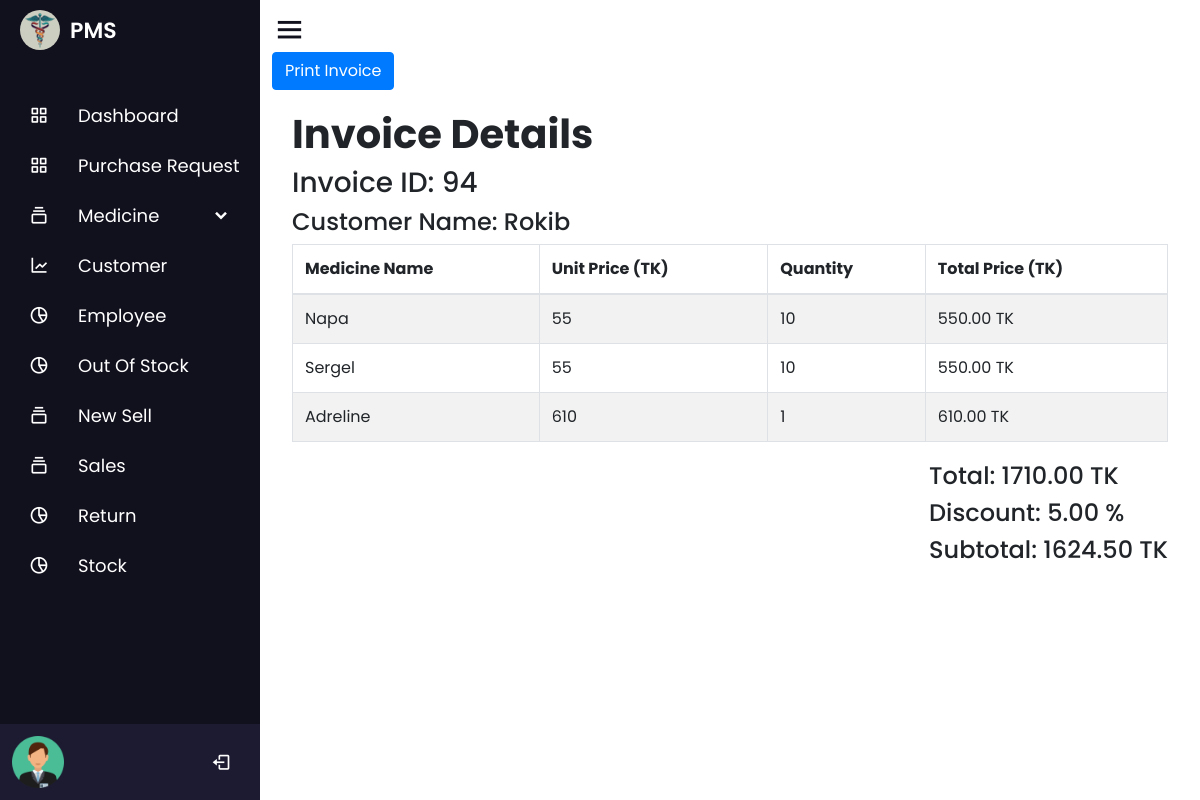
The page /invoice_details.php?invoice_id=94 on the database its author committed.
### tables this page shows
CREATE TABLE `customer` (
  `customer_id` int(11) NOT NULL,
  `customer_name` varchar(100) NOT NULL,
  `customer_email` varchar(100) NOT NULL,
  `customer_number` varchar(100) NOT NULL,
  `date` timestamp NOT NULL DEFAULT current_timestamp()
);

CREATE TABLE `invoices` (
  `invoice_id` int(11) NOT NULL,
  `employee_id` int(11) NOT NULL,
  `customer_id` int(11) NOT NULL,
  `total` decimal(10,2) NOT NULL,
  `discount` decimal(10,2) DEFAULT 0.00,
  `subtotal` decimal(10,2) NOT NULL,
  `profit` int(11) NOT NULL,
  `created_at` timestamp NOT NULL DEFAULT current_timestamp()
);

CREATE TABLE `medicine` (
  `medicine_id` int(11) NOT NULL,
  `catagory_id` int(11) NOT NULL,
  `medicine_name` varchar(100) NOT NULL,
  `brand_id` int(100) NOT NULL,
  `generic_id` int(100) NOT NULL,
  `date` timestamp NOT NULL DEFAULT current_timestamp()
);

CREATE TABLE `invoice_items` (
  `invoice_item_id` int(11) NOT NULL,
  `invoice_id` int(11) NOT NULL,
  `medicine_id` int(11) NOT NULL,
  `quantity` int(11) NOT NULL,
  `total_price` decimal(10,2) NOT NULL
);

### invoice_details.php (the view, shortened to what this page needs)
<?php
include 'nav/nav.php';
$invoice_id = $_GET['invoice_id'];
$query = "SELECT invoices.invoice_id, customer.customer_name, invoices.discount, invoices.subtotal,invoices.total, invoices.created_at,
          invoice_items.medicine_id, Medicine.medicine_name, invoice_items.quantity, invoice_items.total_price
          FROM invoices
          INNER JOIN customer ON invoices.customer_id = customer.customer_id
          INNER JOIN invoice_items ON invoices.invoice_id = invoice_items.invoice_id
          INNER JOIN Medicine ON invoice_items.medicine_id = Medicine.medicine_id
          WHERE invoices.invoice_id = $invoice_id";
$result = mysqli_query($conn, $query);
$row = mysqli_fetch_assoc($result);
?>
<button class="btn btn-primary" onclick="window.print()">Print Invoice</button>
<div class="container">
    <div class="title">
        <h1 class="font-weight-bold">Invoice Details</h1>
        <h3>Invoice ID: <?php echo $invoice_id; ?></h3>
        <h4>Customer Name: <?php echo $row['customer_name']; ?></h4>
<table id="zctb" class="display table table-striped table-bordered table-hover" cellspacing="0" width="100%">
    <thead>
        <tr>
            <th>Medicine Name</th>
            <th>Unit Price (TK)</th>
            <th>Quantity</th>
            <th>Total Price (TK)</th>
        </tr>
    </thead>
    <tbody>
        <?php
        mysqli_data_seek($result, 0);
        while ($item_row = mysqli_fetch_assoc($result)) : ?>
            <tr>
                <td><?php echo $item_row['medicine_name']; ?></td>
                <td><?php echo $item_row['total_price'] / $item_row['quantity']; ?></td>
                <td><?php echo $item_row['quantity']; ?></td>
                <td><?php echo $item_row['total_price']; ?> TK</td>
            </tr>
        <?php endwhile; ?>
    </tbody>
</table>
        <div class="discount-subtotal">
            <div class="float-right">
                <h4>Total: <?php echo $row['total']; ?> TK</h4>
                <h4>Discount: <?php echo $row['discount']; ?> %</h4>
                <h4>Subtotal: <?php echo $row['subtotal']; ?> TK</h4>
            </div>
        </div>
    </div>
</div>
<?php include 'nav/footer.php'; ?>

### nav/style.css (style rules this page uses)
* { margin: 0; padding: 0; box-sizing: border-box; font-family: 'Poppins', sans-serif; }
* { margin: 0; padding: 0; box-sizing: border-box; }
body { display: flex; justify-content: center; align-items: center; min-height: 100vh; }

### invoice_details.php (style rules this page uses)
body { background: none; }
.container { width: 100%; margin: 0 auto; padding: 20px; }
.discount-subtotal { margin-top: 20px; }
.float-right { float: right; }

### rows shown on the page
customer: customer_name "Rokib"
invoices: medicine.medicine_name "Napa", invoice_items.total_price+quantity "55", invoice_items.quantity "10", invoice_items.total_price "550.00", medicine.medicine_name "Sergel", medicine.medicine_name "Adreline", invoice_items.total_price+quantity "610", invoice_items.quantity "1", invoice_items.total_price "610.00", total "1710.00", discount "5.00", subtotal "1624.50"

### other values the page prints
$invoice_id "94"
